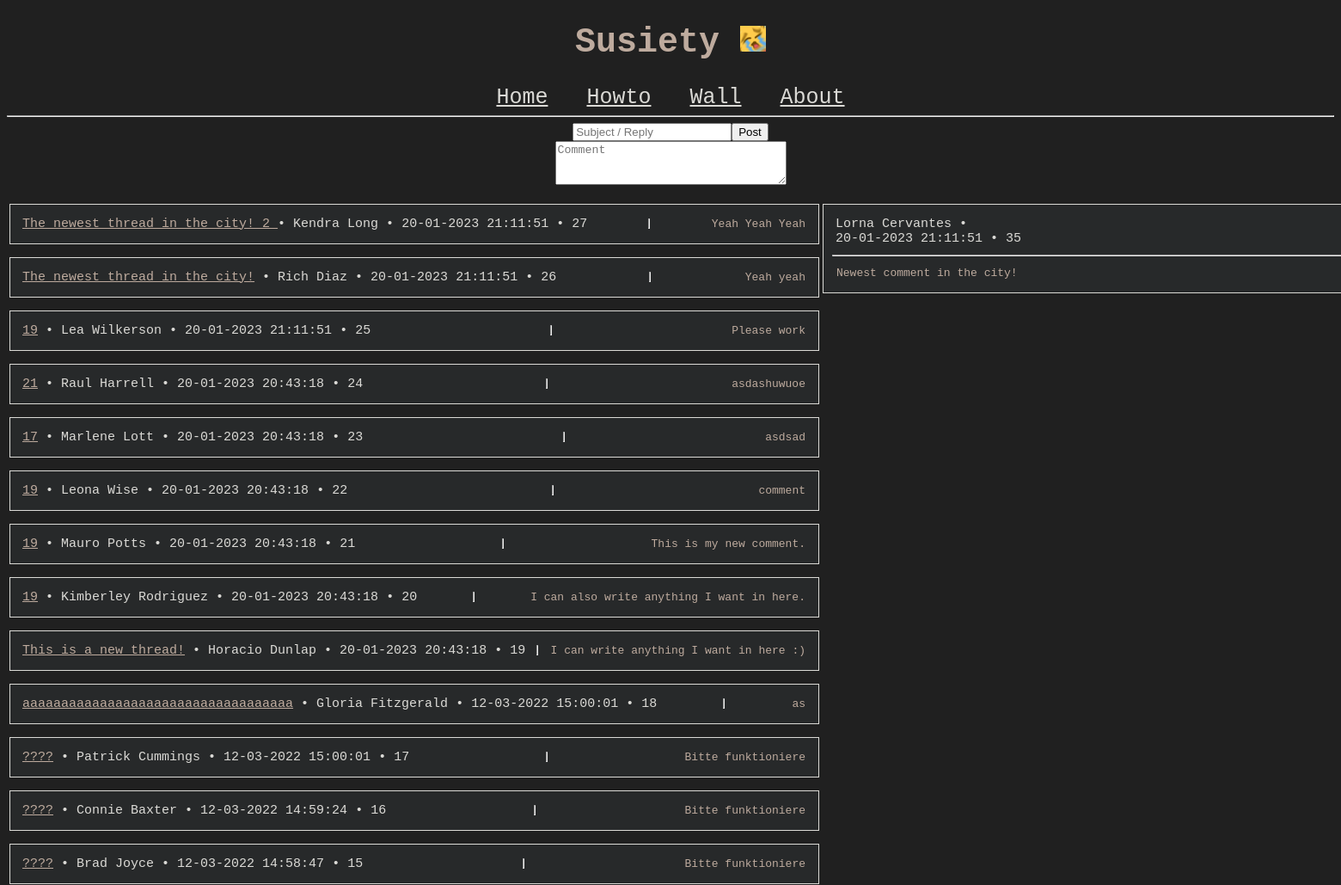
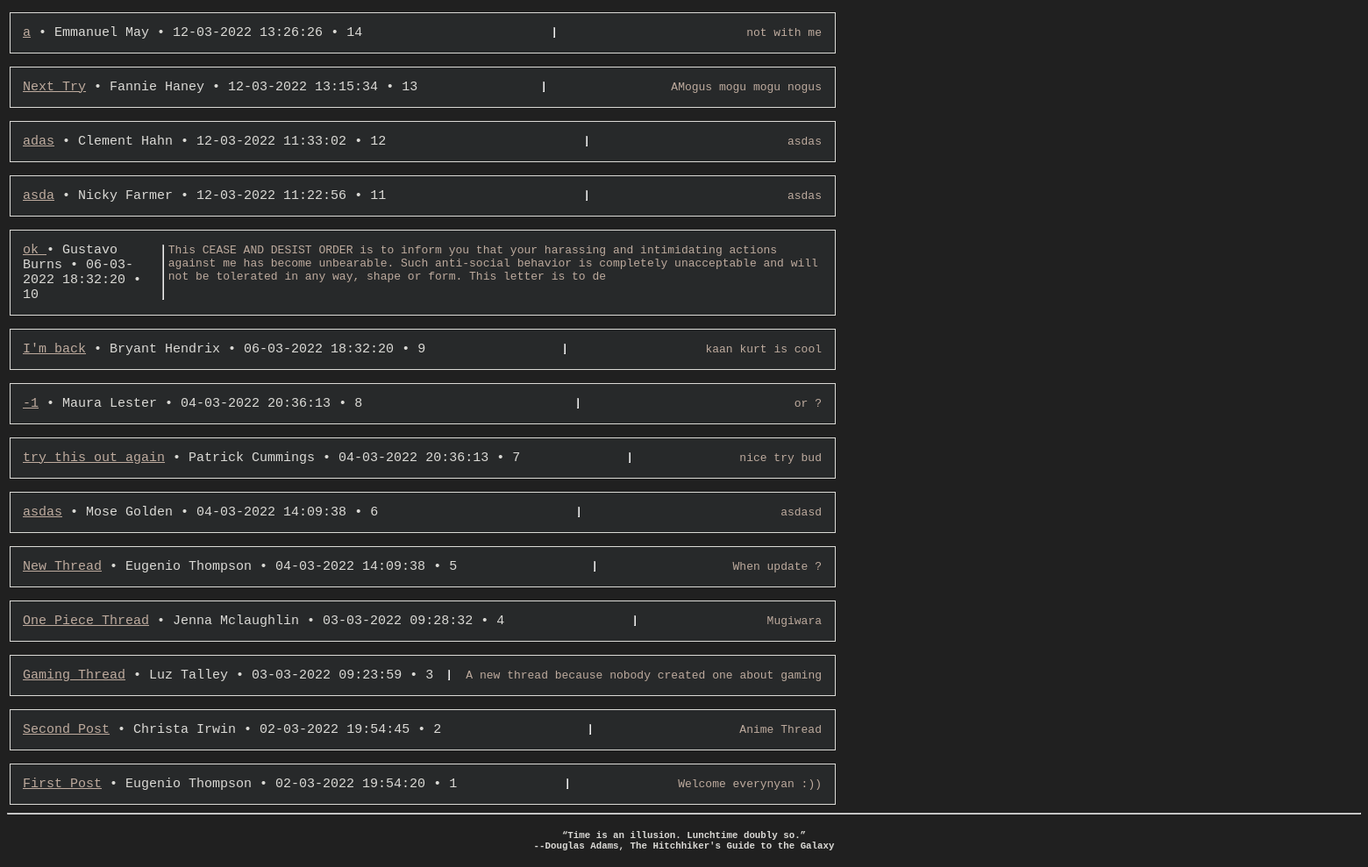
The app's page /wall/27 with its own data (2 pictures, top to bottom).
### susiety/models.py (models this page shows)
class Post(db.Model):
    id = db.Column(db.Integer, primary_key=True)
    author = db.Column(db.String(50), nullable=False)
    subject = db.Column(db.String(35), nullable=False)
    date_posted = db.Column(db.DateTime, nullable=False, default=datetime.utcnow())
    comment = db.Column(db.String(100), nullable=False)

class Reply(db.Model):
    id = db.Column(db.Integer, primary_key=True)
    author = db.Column(db.String(50), nullable=False)
    subject = db.Column(db.Integer, nullable=False)
    date_posted = db.Column(db.DateTime, nullable=False, default=datetime.utcnow())
    comment = db.Column(db.String(1000), nullable=False)

### susiety/posts/routes.py (the view, shortened to what this page needs)
@posts.route("/wall/<int:post_id>", methods=['GET', 'POST'])
def reply_wall(post_id):
    form = PostForm()
    posts = Post.query.all()
    replies = Reply.query.filter_by(subject=post_id)
    return render_template('reply_wall.html', title='Wall', form=form, posts=posts, replies=replies)

### susiety/posts/forms.py
class PostForm(FlaskForm):
    subject = StringField('Subject', render_kw={"placeholder": 'Subject / Reply'}, validators=[DataRequired(), Length(min=1, max=35)])
    comment = TextAreaField('Comment', render_kw={"placeholder": 'Comment', "rows": '3', "cols": '31'}, validators=[DataRequired(), Length(min=1, max=1000)])
    submit = SubmitField('Post')

### susiety/templates/reply_wall.html (shortened to what this page needs)
{% extends "layout.html" %}
{% block content %}
    <div calss="postSubmit">
        <form method="POST" action="">
                <div class="postSubmit">
                    {{ form.subject}}{{ form.submit }} <br>
                    {{ form.comment }}
                </div>
        </form>
    </div>
    <table>
        <tr>
            <td>
                {% for post in posts|reverse %}
                    <div class="box">
                        <div class="subject">
                            <a href="{{ url_for('posts.reply_wall', post_id=post.id) }}" class="box_subject">{{ post.subject }}</a> • {{ post.author }} • {{ post.date_posted.strftime('%d-%m-%Y %H:%M:%S') }} • {{ post.id }}
                        </div>
                        <hr>
                        <div class="comment">
                            {{ post.comment }}
                        </div>
                    </div>
                {% endfor %}
            </td>
            <td>
                {% for reply in replies %}
                    <div class="boxRight">
                        <div class="subject">
                            {{ reply.author }} •
                            <div>
                                {{ reply.date_posted.strftime('%d-%m-%Y %H:%M:%S') }} • {{ reply.id }}
                            </div>
                        </div>
                        <hr>
                        <div class="comment">
                            {{ reply.comment }}
                        </div>
                    </div>
                {% endfor %}
            </td>
        </tr>
    </table>
{% endblock content %}

### susiety/static/main.css (style rules this page uses)
body { font-family: monospace; background-color: #202020; }
a { color: #dbdad6; }
tr { vertical-align: top; }
.postSubmit { text-align: center; }
.box { display: flex; width: 920px; padding: 10px; margin-top: 15px; border: 1px solid #dbdad6; background: rgba(173, 216, 230, 0.05); }
.boxRight { width: 920px; padding: 10px; margin-top: 15px; border: 1px solid #dbdad6; background: rgba(173, 216, 230, 0.05); }
.box_subject { color: #beab9e; }
.subject { color: #dbdad6; font-size: 15px; padding: 4px; }
.comment { font-size: 13px; color: #beab9e; padding: 5px; }

### records on screen
Post: subject "The newest thread in the city! 2", author "Kendra Long", date_posted "20-01-2023 21:11:51", id "27", comment "Yeah Yeah Yeah"
Post: subject "The newest thread in the city!", author "Rich Diaz", date_posted "20-01-2023 21:11:51", id "26", comment "Yeah yeah"
Post: subject "19", author "Lea Wilkerson", date_posted "20-01-2023 21:11:51", id "25", comment "Please work"
Post: subject "21", author "Raul Harrell", date_posted "20-01-2023 20:43:18", id "24", comment "asdashuwuoe"
Post: subject "17", author "Marlene Lott", date_posted "20-01-2023 20:43:18", id "23", comment "asdsad"
Post: subject "19", author "Leona Wise", date_posted "20-01-2023 20:43:18", id "22", comment "comment"
Post: subject "19", author "Mauro Potts", date_posted "20-01-2023 20:43:18", id "21", comment "This is my new comment."
Post: subject "19", author "Kimberley Rodriguez", date_posted "20-01-2023 20:43:18", id "20", comment "I can also write anything I want in here."
Post: subject "This is a new thread!", author "Horacio Dunlap", date_posted "20-01-2023 20:43:18", id "19", comment "I can write anything I want in here :)"
Post: subject "aaaaaaaaaaaaaaaaaaaaaaaaaaaaaaaaaaa", author "Gloria Fitzgerald", date_posted "12-03-2022 15:00:01", id "18", comment "as"
Post: subject "????", author "Patrick Cummings", date_posted "12-03-2022 15:00:01", id "17", comment "Bitte funktioniere"
Post: subject "????", author "Connie Baxter", date_posted "12-03-2022 14:59:24", id "16", comment "Bitte funktioniere"
Post: subject "????", author "Brad Joyce", date_posted "12-03-2022 14:58:47", id "15", comment "Bitte funktioniere"
Post: subject "a", author "Emmanuel May", date_posted "12-03-2022 13:26:26", id "14", comment "not with me"
Post: subject "Next Try", author "Fannie Haney", date_posted "12-03-2022 13:15:34", id "13", comment "AMogus mogu mogu nogus"
Post: subject "adas", author "Clement Hahn", date_posted "12-03-2022 11:33:02", id "12", comment "asdas"
Post: subject "asda", author "Nicky Farmer", date_posted "12-03-2022 11:22:56", id "11", comment "asdas"
Post: subject "ok", author "Gustavo Burns", date_posted "06-03-2022 18:32:20", id "10", comment "This CEASE AND DESIST ORDER is to inform you that your harassing and intimidating actions against me has become unbearable. Such anti-social behavior is completely unacceptable and will not be tolerated in any way, shape or form. This letter is to de"
Post: subject "I'm back", author "Bryant Hendrix", date_posted "06-03-2022 18:32:20", id "9", comment "kaan kurt is cool"
Post: subject "-1", author "Maura Lester", date_posted "04-03-2022 20:36:13", id "8", comment "or ?"
Post: subject "try this out again", author "Patrick Cummings", date_posted "04-03-2022 20:36:13", id "7", comment "nice try bud"
Post: subject "asdas", author "Mose Golden", date_posted "04-03-2022 14:09:38", id "6", comment "asdasd"
Post: subject "New Thread", author "Eugenio Thompson", date_posted "04-03-2022 14:09:38", id "5", comment "When update ?"
Post: subject "One Piece Thread", author "Jenna Mclaughlin", date_posted "03-03-2022 09:28:32", id "4", comment "Mugiwara"
Post: subject "Gaming Thread", author "Luz Talley", date_posted "03-03-2022 09:23:59", id "3", comment "A new thread because nobody created one about gaming"
Post: subject "Second Post", author "Christa Irwin", date_posted "02-03-2022 19:54:45", id "2", comment "Anime Thread"
Post: subject "First Post", author "Eugenio Thompson", date_posted "02-03-2022 19:54:20", id "1", comment "Welcome everynyan :))"
Reply: author "Lorna Cervantes", date_posted "20-01-2023 21:11:51", id "35", comment "Newest comment in the city!"
